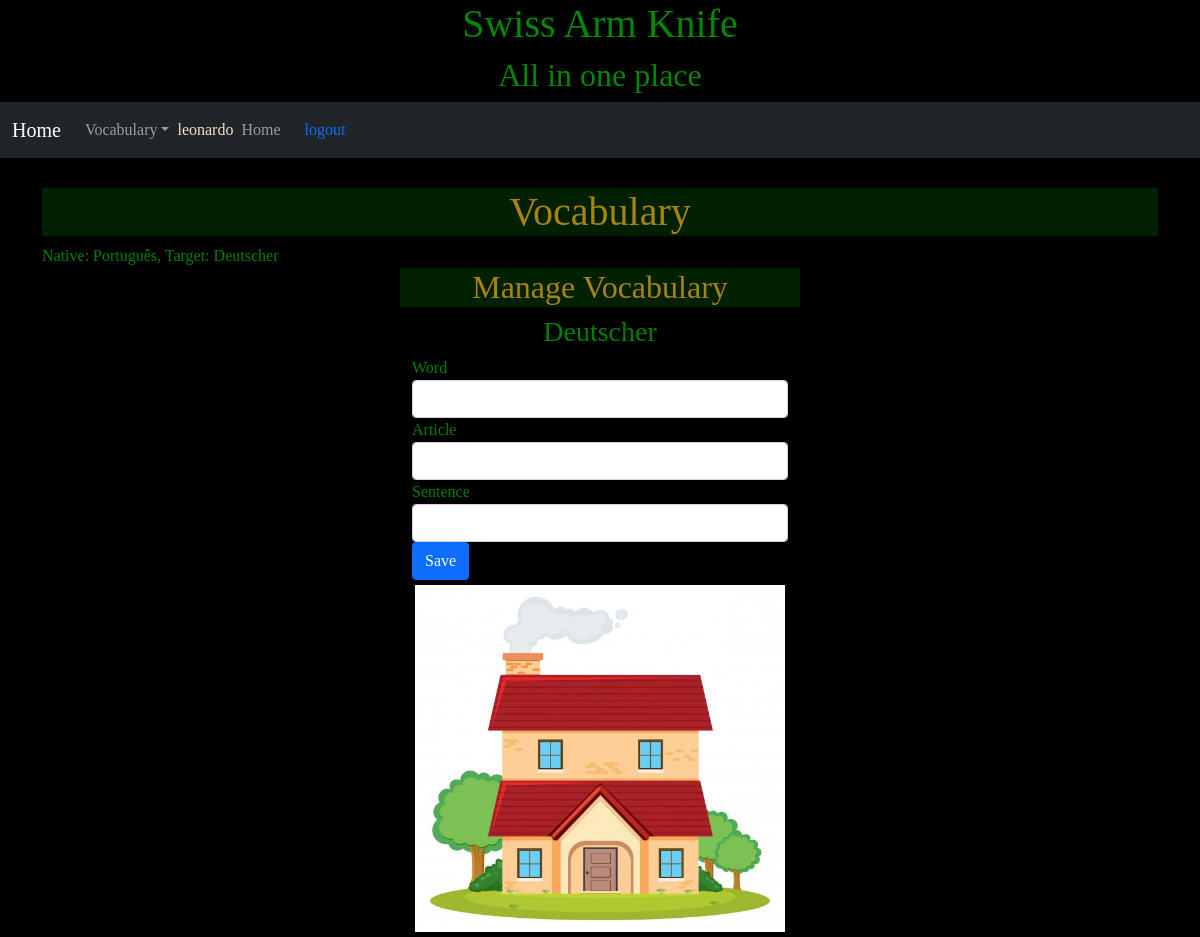
Screenshot of /vocabulary/1/target/new (signed in) with the database file from the repository.
### vocabulary/models.py (models this page shows, shortened)
class Default(models.Model):
    user   = models.ForeignKey(settings.AUTH_USER_MODEL, verbose_name='Usuário', on_delete=models.CASCADE, unique=True)
    target_language = models.ForeignKey(Language, verbose_name='Target Language', related_name = 'target_language_id', on_delete=models.CASCADE, blank=True, null=True)
    native_language = models.ForeignKey(Language, verbose_name='Native Language', related_name = 'native_language_id', on_delete=models.CASCADE, blank=True, null=True)
    created = models.DateTimeField('Created', auto_now_add=True, null=True)
    modified = models.DateTimeField('Modified', auto_now=True, null=True)
    class Meta:
        verbose_name        = 'Default'
        verbose_name_plural = 'Defaults'

class Language (models.Model):
    name = models.CharField('name', max_length=500, unique = True)
    created = models.DateTimeField('Created', auto_now_add=True, null=True)
    modified = models.DateTimeField('Modified', auto_now=True, null=True)
    class Meta:
        verbose_name        = 'Language'
        verbose_name_plural = 'Languages'
    def __str__(self):
        return self.name

class Image (models.Model):
    user   = models.ForeignKey(settings.AUTH_USER_MODEL, verbose_name='Usuário', on_delete=models.CASCADE)
    image  = models.ImageField('Image', upload_to='images/', max_length=500, null=True, blank=True)
    created = models.DateTimeField('Created', auto_now_add=True)
    modified = models.DateTimeField('Modified', auto_now=True)
    class Meta:
        verbose_name        = 'Image'
        verbose_name_plural = 'Images'
    def get_image_url(self):
        try:
            return self.image.url
        except ValueError:
            return ""
        except ApiError as e:
            traceback.print_exc()
            return "/static/images/generic-avatar.png"
    def __str__(self):
        try:
            default = Default.objects.get(user=self.user)
            imageWords = ImageWord.objects.filter(user=self.user, image=self, word__language=default.target_language)
            result = ''
            if (len(imageWords) > 0):
                for word in imageWords:
                    if (not result == ''): result += ', '
                    result += str(word)
                return result
        except Default.DoesNotExist:
            pass
        return super(Image, self).__str__()

### vocabulary/views.py (the view, shortened to what this page needs)
# urls.py: path('<int:imagepk>/<slug:targetnative>/new', WordWordImageCreateView.as_view(),name='new'),
class WordWordImageCreateView(LoginRequiredMixin, CreateView, VocabularyBase):
    template_name = 'vocabulary/new.html'
    model         = Word
    fields        = ['word', 'article','sentence']
    success_url   = reverse_lazy('vocabulary:vocabularylist')
    def get_context_data(self, **kwargs):
        context = self.setDefaultContext(self.request, super(self.__class__, self).get_context_data(**kwargs))
        context['image'] = get_object_or_404(Image, pk=self.kwargs['imagepk'])
        if ('targetnative' in self.kwargs and self.kwargs['targetnative']=='target'):
            context['language'] = self.default.target_language
        else:
            context['language'] = self.default.native_language
        return context

### vocabulary/models.py (called while the page is built)
    def __str__(self):
        return self.word

    def __str__(self):
        return str(self.word)

### vocabulary/views.py (called while the page is built)
    def loadBase(self, request):
        if (not hasattr(self, 'default') or not hasattr(self, 'nativeWords') or not hasattr(self, 'targetWords')):
            self.default = Default.objects.get(user = self.request.user)
            self.nativeWords = Word.objects.filter(user = self.request.user, language = self.default.native_language)
            self.targetWords = Word.objects.filter(user = self.request.user, language = self.default.target_language)

    def setDefaultContext(self, request, context):
        self.loadBase(request);
        context['default']     = self.default
        context['nativeWords'] = self.nativeWords
        context['targetWords'] = self.targetWords
        return context;

### vocabulary/templates/vocabulary/new.html (shortened to what this page needs)
{% extends 'vocabulary/base.html' %}
{% load widget_tweaks %}
{% block vocabulary %}
<div class="defaultwidth">
  <header>
      <h2>Manage Vocabulary</h2>
  </header>
  <main class="container">
      <h3>{{language}}</h3>
      <form class="form-horizontal" method="post" enctype="multipart/form-data">
          <fieldset>
            {% for field in form %}
              <div class="form-group{% if field.errors %} has-error {% endif %}">
                <label for="{{ field.auto_id }}" class="control-label">{{ field.label }}</label>
                <div class="">
                  {% render_field field class="form-control" %}
                </div>
              </div>
            {% endfor %}
              <div class="form-group">
                <div class="">
                  <button type="submit" class="btn btn-primary">Save</button>
                </div>
              </div>
          </fieldset>
      </form>
  </main>
  <aside class="defaultwidth">
    {% if image %}
      <img class="img" src="{{image.get_image_url}}" alt="{{image}}">
    {% endif %}
  </aside>
</div>
{% endblock %}

### vocabulary/templates/vocabulary/base.html (shortened to what this page needs)
{% extends 'base.html' %}
{% load static %}
{% load widget_tweaks %}
{% block content %}
<link rel="stylesheet" href="{% static 'style/vocabulary_style.css' %}" />
  <header>
    <h1>Vocabulary</h1>
  </header>
  <section>
    {% block session %}
     Native: {{default.native_language}}, Target: {{default.target_language}}
    {% endblock %}
  </section>
  <main>
    {% block vocabulary %}
    {% endblock %}
  </main>
{% endblock %}

### base/templates/base.html (shortened to what this page needs)
{% load static %}
<!DOCTYPE html>
<html lang="pt-br">
<head>
     <link href="https://cdn.jsdelivr.net/npm/bootstrap@5.0.1/dist/css/bootstrap.min.css" rel="stylesheet">
 <link rel="stylesheet" href="{% static 'style/style.css' %}" />
</head>
<body>
<div class="jumbotron text-center" style="margin-bottom:0">
 <h1>Swiss Arm Knife</h1>
 <h2>All in one place</h2>
</div>
<nav class="navbar navbar-expand-lg navbar-dark bg-dark">
  <div class="container-fluid">
    <a class="navbar-brand" href="{% url 'index' %}">Home</a>
    <div class="collapse navbar-collapse" id="navbarNavDarkDropdown">
      <ul class="navbar-nav">
        <li class="nav-item dropdown">
          <a class="nav-link dropdown-toggle dropdown-toggle-split" href="{% url 'vocabulary:index' %}" id="navbarDarkDropdownMenuLink" role="button" data-bs-toggle="dropdown" aria-expanded="false">
            Vocabulary
          </a>
        </li>
      </ul>
      <div class="nav-item">
         {% if user.is_authenticated %}
           <span class="nav-brand glyphicon glyphicon-log-in">{{user}}</span>
       </div>
       <div class="">
         <ul class="navbar-nav">
           <li class="nav-item">
             <a class="nav-link" href="{% url 'index' %}">Home</a>
           </li>
         </ul>
       </div>
       <div class="nav-item">
           <a id="logout" class="nav-link" href="{% url 'access:logout' %}">logout</a>
         {% else %}
           <a id="login" class="nav-link" href="{% url 'access:login' %}">login</a>
       </div>
       <div class="nav-item">
           <a id="novousuario" class="nav-link" href="">New user</a>
         {% endif %}
       </div>
    </div>
  </div>
</nav>
<div class="container margin-top" style="margin-top:30px">
{% block content %}
{% endblock %}
</div>
</body>
</html>

### base/static/style/style.css (style rules this page uses)
body { background-color: black; color: green; font-family: comic; }
body a { color: #690500; }
.jumbotron { background-image: url('../images/background.jpg'); background-repeat: no-repeat; background-size: contain; background-position: right; background-color: black; color: #008800; text-shadow: 2px 2px 1px #000000, -2px -2px 1px #000000; }
nav { background-color: #002000; color: #f0e3c6; }
nav a { color: #56a3a6; }
header { background-color: #002000; color: #a78314; }
header h1, h2, h3 { text-align: center; }

### base/static/style/vocabulary_style.css (style rules this page uses)
.defaultwidth { width:100%; max-width: 400px; margin-left: auto; margin-right: auto; }
.img { display: block; padding: 5px; width: 95%; margin-left: auto; margin-right: auto; }

### rows the page displays
Default: native_language "Português", target_language "Deutscher"
Language: name "Deutscher"
Image: get_image_url (picture)

### other values shown
{{ user }} "leonardo"
{{ field.label }} "Word" "Article" "Sentence"
